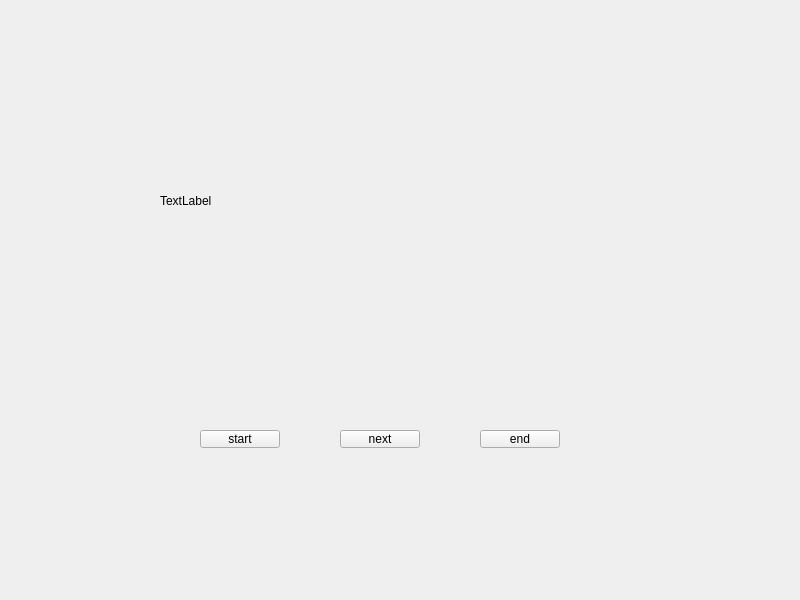
<?xml version="1.0" encoding="UTF-8"?>
<ui version="4.0">
 <class>Widget</class>
 <widget class="QWidget" name="Widget">
  <property name="geometry">
   <rect>
    <x>0</x>
    <y>0</y>
    <width>800</width>
    <height>600</height>
   </rect>
  </property>
  <property name="windowTitle">
   <string>Widget</string>
  </property>
  <widget class="QLabel" name="imagineLabel">
   <property name="geometry">
    <rect>
     <x>160</x>
     <y>60</y>
     <width>471</width>
     <height>281</height>
    </rect>
   </property>
   <property name="text">
    <string>TextLabel</string>
   </property>
   <property name="scaledContents">
    <bool>true</bool>
   </property>
  </widget>
  <widget class="QPushButton" name="startButton">
   <property name="geometry">
    <rect>
     <x>200</x>
     <y>430</y>
     <width>80</width>
     <height>18</height>
    </rect>
   </property>
   <property name="text">
    <string>start</string>
   </property>
  </widget>
  <widget class="QPushButton" name="endButton">
   <property name="geometry">
    <rect>
     <x>480</x>
     <y>430</y>
     <width>80</width>
     <height>18</height>
    </rect>
   </property>
   <property name="text">
    <string>end</string>
   </property>
  </widget>
  <widget class="QPushButton" name="nextButton">
   <property name="geometry">
    <rect>
     <x>340</x>
     <y>430</y>
     <width>80</width>
     <height>18</height>
    </rect>
   </property>
   <property name="text">
    <string>next</string>
   </property>
  </widget>
 </widget>
 <resources/>
 <connections/>
</ui>
